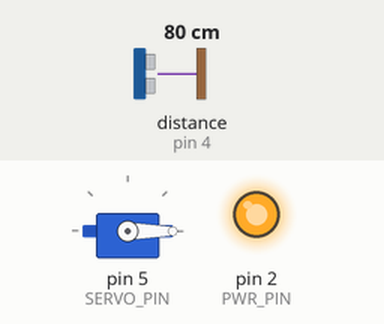
Simulated run of this sketch. Board: Arduino Uno, built with avr-gcc and run on an emulated ATmega328P. Parts: servo, output pins drawn as LEDs (lit = HIGH). Wiring (inferred from the names in the program): ultrasonic range finder: trigger pin 3; echo pin 4. The inputs (shaded band) are chosen by the test bench; at power-on: distance to the obstacle (sensor on pin 4) 80 cm. The echo pulse lasts 58.3 µs per cm; pins used as bus, display or sensor lines are not drawn.

Above: at 0.1 s.
At 1.6 s:
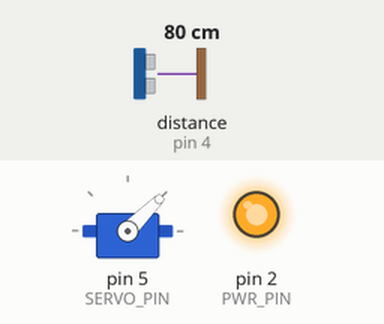
At 2.1 s:
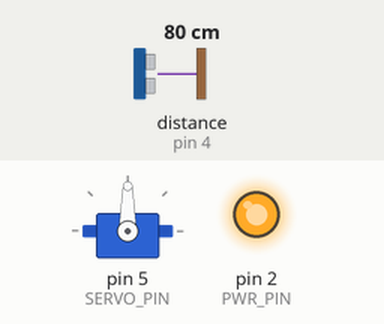
At 3.1 s:
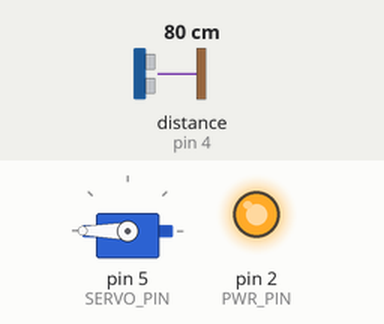
Timing chart, 0 to 15.0 s (numbered marks = the images above):
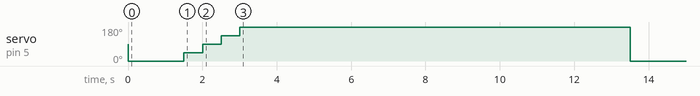

The sketch:

welcome1.ino
```cpp
// Приветствие входящего поднятием флага (таблички с надписью или еще чем).
// Используются: Серва с флагом + ультразвуковой датчик расстояния HC-SR04 (до 4х метров).
// author: 4eburashk csn.net4me.net

#include "Servo.h"
#define ECHO_PIN 4  // испускаем ультразвук. d4
#define TRIG_PIN 3  // принимаем ультразвук. d3
#define PWR_PIN  2  // питание датчика.      d2
#define SERVO_PIN 5 // управление сервоприводом на PWM pin d5
uint32_t SCST = 0;       // первоночальное состояние скана (от балды).
boolean LSTATE = false;   // состояние флага 0 - флаг внизу. Пока лишнее.
Servo servo;

uint32_t scan(){
    // задача - вернуть расстояние, чтобы сверить с предыдущим значением.
    //Serial.println("* run scan");
    uint32_t duration = 0;
    digitalWrite(TRIG_PIN, LOW);
    delayMicroseconds(2); // время чтобы точно выключится.
    // ping
    digitalWrite(TRIG_PIN, HIGH);   // импульс на trig
    delayMicroseconds(10);          // длительностью 10 микросекунд. (преобразование сигнала в 8 импульсов с частотой 40 кГц)
    digitalWrite(TRIG_PIN, LOW);    // закончили импульс.
    duration = pulseIn(ECHO_PIN, HIGH); // включили приёмник.
    return duration / 580; // дециметры.
}

boolean updown(){
    //Serial.println("* in updown ====== ");
    uint8_t SV = 0; // угол подъема. изнач. 0
    servo.write(0); // убеждаемся, что перед подъёмом серва у нас внизу.
    delay(1500); // дадим серве время опуститься, нам некуда спешить.
    // Подъём флага:
    for (uint8_t i = 0; i < 4; i++){
        SV += 45; // должны поднять за 4 рывка. 0-45, 45-90, 90-135, 135-180
        servo.write(SV);
        delay(500); // полсекунды на рывок.
    }
    delay(10000);   // Зависли. чтение надписи флага.
    servo.write(0); // разом опустили. Заодно и посмотрим как лучше двигать.
    delay(1500);    // дадим серве время опуститься, если что.
    //Serial.println("* out updown ===== ");
    return false;
}

void setup(){
    //Serial.begin (9600);      // раскоментировать для вывода в терминал.
    pinMode(PWR_PIN, OUTPUT);   // питалово датчику.
    digitalWrite(PWR_PIN, HIGH);// сразу и включим питание датчика.
    pinMode(TRIG_PIN, OUTPUT);  // trig
    pinMode(ECHO_PIN, INPUT);   // echo
    servo.attach(SERVO_PIN);
}

void loop(){
    uint32_t SCNOW = scan(); // нынешний скан.
    //Serial.print("Old SCST = ");
    //Serial.print(SCST);
    //Serial.print("\n");
    if( SCST != SCNOW ){
        //Serial.println("Old != Now rescan");
        SCST = SCNOW;     // запомнили последнее состояние в SCST
        //Serial.print("write Now SCST = ");
        //Serial.print(SCST);
        //Serial.print("\n");
        LSTATE = updown(); // операции с флагом.
    }
    delay(15000); // 15 sec между сканами расстояния.
}

// END
```

Measured:
- by itself, servo on pin 5 (SERVO_PIN): 90° → 0° at 0.01 s, → 45° 1.5 s later, → 90° 0.50 s later, → 135° 0.50 s later, … (6 changes in this stretch)
